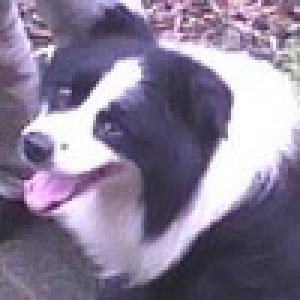
#> input picture jupyternotebook/src/work/はじめてのTensorflow/data/pict/sample.jpg, 100 x 100 px (shown 3 times larger)
$ python '一般的な画像の分類.py'
#> lines starting #> are read from the running program, lines starting #| are printed output that depends on the picture
# -*- coding: utf-8 -*-
# ---
# jupyter:
#   jupytext:
#     formats: ipynb,py
#     text_representation:
#       extension: .py
#       format_name: light
#       format_version: '1.4'
#       jupytext_version: 1.1.1
#   kernelspec:
#     display_name: Python 3
#     language: python
#     name: python3
# ---

# # 一般的な画像の分類
#
# JPEG形式やPNG形式などの画像ファイルは、機械学習に使用できる形へ変換しなければなりません。画像処理ライブラリPillowを使って、その変換を行う方法を説明します。
# Pillow（PIL(注1)）はPythonの画像処理ライブラリです。画像のグレースケール化や二値化などの加工、拡大や縮小などの整形を行うことができます。PillowはAnacondaと一緒にインストールされています。

# +
import numpy as np
from PIL import Image

#画像ファイルの読み込み
image = Image.open('./data/pict/sample.jpg', 'r')
#> image is the input picture: PIL image 100x100 RGB; mean R, G, B 136.6, 125.4, 149.7
#画像ファイルの表示
image

# 画像ファイルをピクセル値で表示
image_px = np.array(image)
#画像ファイルの表示
print(image_px)
#> (printed output is left out)

# 画像ピクセル値を1次元配列に変換
image_flatten = image_px.flatten().astype(np.float32)/255.0
print("# 画像ピクセル値を1次元配列に変換")
print(image_flatten)
#> (printed output is left out)

#画像ピクセル値（配列）のサイズを表示
print("#画像ピクセル値（配列）のサイズを表示")
print(len(image_flatten))
#| 30000

#画像をグレースケールに変換
gray_image = image.convert('L')
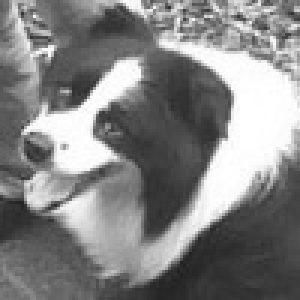
#> gray_image: PIL image 100x100 L (shown 3 times larger); min 33, max 255, mean 131.5

#画像ファイルを表示
gray_image


# -


#画像ファイルをピクセル値で変換
gray_image_px = np.array(gray_image)
print("#gray画像ファイルをピクセル値で変換")
print(gray_image_px)
#> (printed output is left out)


# +
#画像ピクセル値を1次元に変換
gray_image_flatten = gray_image_px.flatten().astype(np.float32)/255.0
#> gray_image_flatten = 10000 values, max 1 at index 2073, min 0.129 at index 8861, mean 0.516
print(gray_image_flatten)
#> (printed output is left out)

# 画像ピクセル値（配列）のサイズを表示
print(len(gray_image_flatten))
#| 10000
# -

# 画像から分類モデルを作成するためには、十分な量の画像データを用意する必要があります。しかし、十分な量の画像データを用意できない場合は、もとある画像データを加工して枚数を増やすこともできます。ここでは、Pillowを使った画像の加工方法を紹介します。まずはライブラリを読み込みましょう。

# +
# ライブラリの読み込み
from PIL import ImageEnhance

#画像の彩度を調整
#画像imageの彩度を係数の値（ここでは0.5）によって調整し、その結果を変数conv1_imageへ格納します。係数が0.0なら白黒画像、係数が1.0なら元の画像になります。

conv1 = ImageEnhance.Color(image)
conv1_image = conv1.enhance(0.5)
conv1_image
# -
# +
#画像の明度を調整
conv2 = ImageEnhance.Brightness(image)
conv2_image = conv2.enhance(0.5)
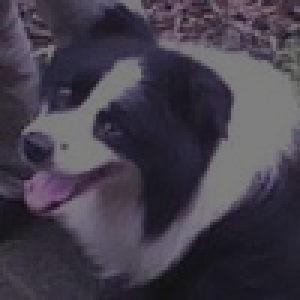
#> conv2_image: PIL image 100x100 RGB (shown 3 times larger); mean R, G, B 68.1, 62.4, 74.6
conv2_image
# -
# +
# 画像のコントラストを調整
conv3= ImageEnhance.Contrast(image)
conv3_image = conv3.enhance(0.5)
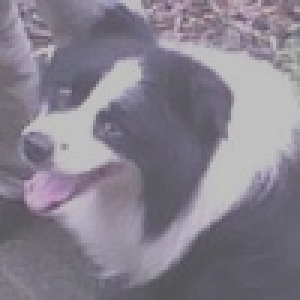
#> conv3_image: PIL image 100x100 RGB (shown 3 times larger); mean R, G, B 134.1, 128.4, 140.6
conv3_image
# -
# +
# 画像のシャープネスを調整
# 画像imageのシャープネスを係数の値（ここでは2.0）によって調整し、その結果を変数conv4_imageへ格納します。係数が0.0なら輪郭がぼやけた画像、係数が1.0なら元の画像、係数が2.0なら輪郭が強調された鮮明な画像になります。
conv4= ImageEnhance.Sharpness(image)
conv4_image = conv4.enhance(2.0)
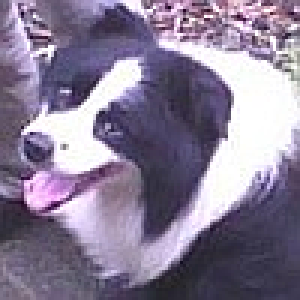
#> conv4_image: PIL image 100x100 RGB (shown 3 times larger); mean R, G, B 136.2, 125.2, 149.1
conv4_image
# -
